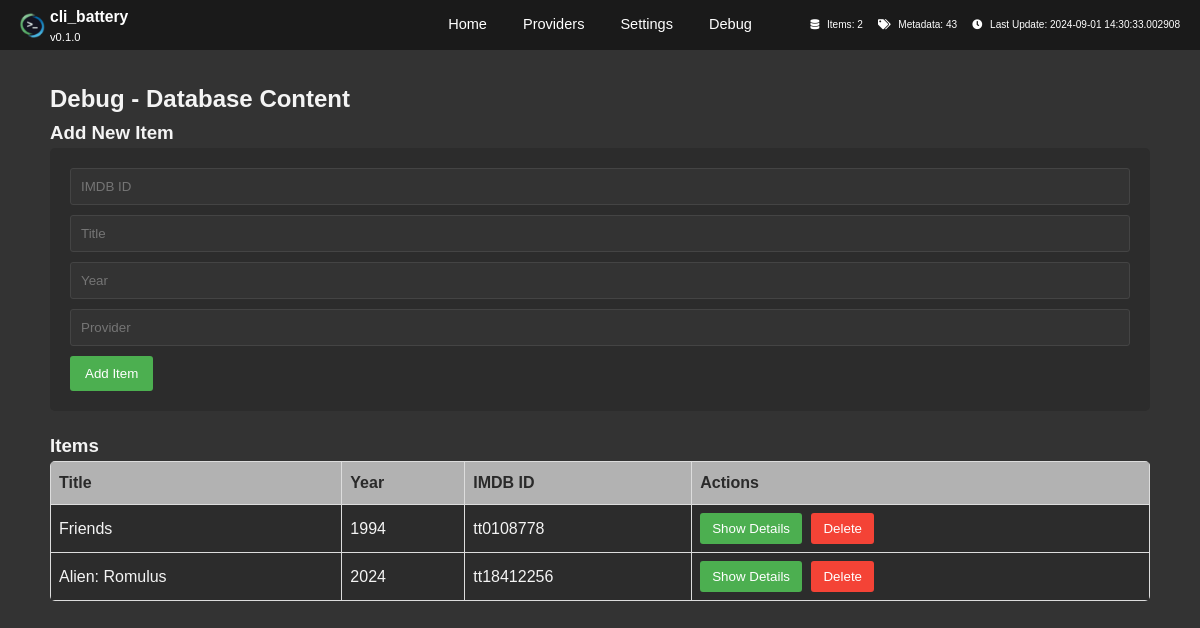
The page /debug on the database as committed earlier.
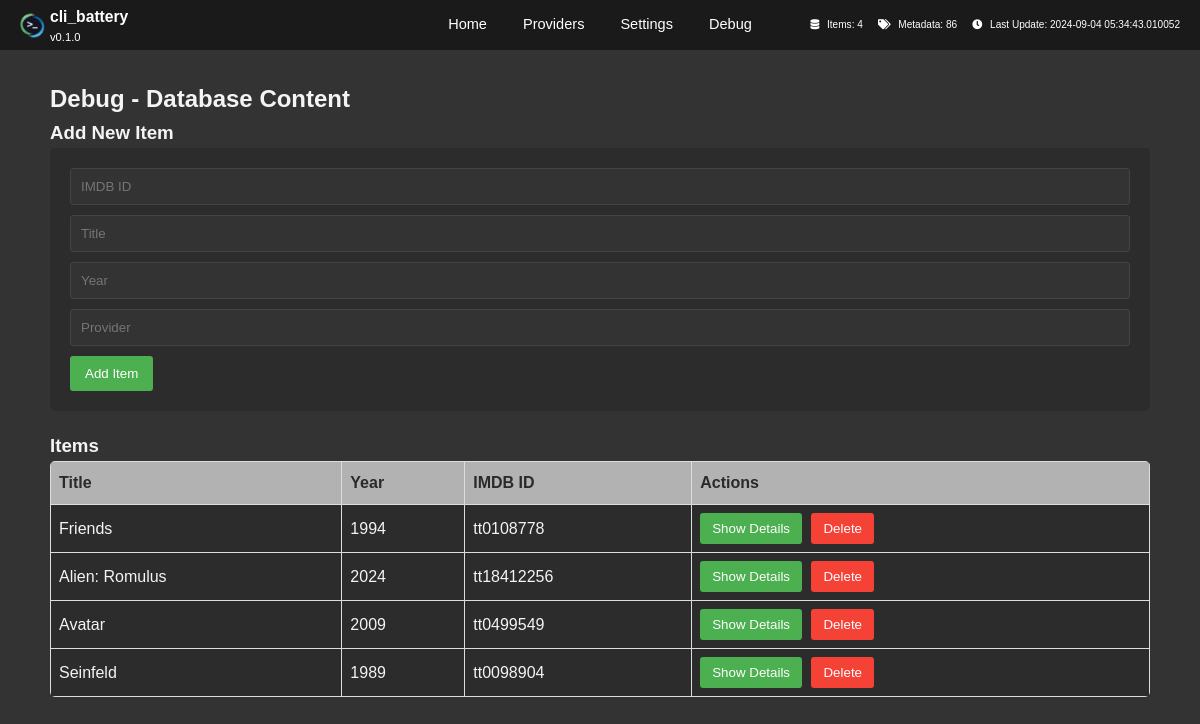
The same page on the database as committed later.
### app/database.py (models this page shows)
class Item(Base):
    __tablename__ = 'items'
    id = Column(Integer, primary_key=True)
    imdb_id = Column(String, unique=True, nullable=False, index=True)
    title = Column(String, nullable=False)
    type = Column(String)
    year = Column(Integer)
    created_at = Column(DateTime, default=datetime.utcnow)
    updated_at = Column(DateTime, default=datetime.utcnow, onupdate=datetime.utcnow)
    item_metadata = relationship("Metadata", back_populates="item", cascade="all, delete-orphan")
    seasons = relationship("Season", back_populates="item", cascade="all, delete-orphan")
    poster = relationship("Poster", back_populates="item", uselist=False, cascade="all, delete-orphan")

### app/routes.py (the view)
@app.route('/debug')
def debug():
    items = MetadataManager.get_all_items()
    for item in items:
        year_metadata = next((m.value for m in item.item_metadata if m.key == 'year'), None)
        item.display_year = year_metadata or item.year
    return render_template('debug.html', items=items)

### app/metadata_manager.py (called while the page is built)
    @staticmethod
    def get_all_items():
        with Session() as session:
            items = session.query(Item).options(joinedload(Item.item_metadata)).all()
            for item in items:
                year_metadata = next((m.value for m in item.item_metadata if m.key == 'year'), None)
            return items

    @staticmethod
    def get_stats():
        with Session() as session:
            total_items = session.query(func.count(Item.id)).scalar()
            total_metadata = session.query(func.count(Metadata.id)).scalar()
            providers = session.query(Metadata.provider, func.count(Metadata.id)).group_by(Metadata.provider).all()
            last_update = session.query(func.max(Metadata.last_updated)).scalar()
            return {
                'total_items': total_items,
                'total_metadata': total_metadata,
                'providers': dict(providers),
                'last_update': last_update
            }

### app/routes.py (called while the page is built)
@app.context_processor
def inject_stats():
    stats = MetadataManager.get_stats()
    return dict(stats=stats)

### app/templates/debug.html (shortened to what this page needs)
{% extends "base.html" %}
{% block content %}
<h2>Debug - Database Content</h2>
<h3>Add New Item</h3>
<form id="addItemForm">
    <input type="text" id="imdbId" placeholder="IMDB ID" required>
    <input type="text" id="title" placeholder="Title" required>
    <input type="number" id="year" placeholder="Year" required>
    <input type="text" id="provider" placeholder="Provider" required>
    <button type="submit">Add Item</button>
</form>
<h3>Items</h3>
<table id="itemTable">
    <thead>
        <tr>
            <th>Title</th>
            <th>Year</th>
            <th>IMDB ID</th>
            <th>Actions</th>
        </tr>
    </thead>
    <tbody>
    {% for item in items %}
        <tr>
            <td data-label="Title">{{ item.title }}</td>
            <td data-label="Year">
                {{ item.display_year or 'N/A' }}
            </td>
            <td data-label="IMDB ID">{{ item.imdb_id }}</td>
            <td data-label="Actions">
                <button class="toggleDetails" data-imdb-id="{{ item.imdb_id }}">Show Details</button>
                <button class="deleteItem" data-imdb-id="{{ item.imdb_id }}">Delete</button>
            </td>
        </tr>
    {% endfor %}
    </tbody>
</table>
{% endblock %}

### app/templates/base.html (shortened to what this page needs)
<!DOCTYPE html>
<html lang="en">
<head>
    <link rel="stylesheet" href="https://cdnjs.cloudflare.com/ajax/libs/font-awesome/5.15.3/css/all.min.css">
    <link rel="stylesheet" href="{{ url_for('static', filename='css/style.css') }}">
</head>
<body>
    <header>
        <div class="header-content">
            <img src="{{ url_for('static', filename='icon-32x32.png') }}" alt="CLI Battery icon" class="header-icon">
            <div class="title-version">
                <h1>cli_battery</h1>
                <span class="version-info">v0.1.0</span>
            </div>
        </div>
        <nav>
            <ul>
                <li><a href="{{ url_for('home') }}">Home</a></li>
                <li><a href="{{ url_for('providers') }}">Providers</a></li>
                <li><a href="{{ url_for('settings_page') }}">Settings</a></li>
                <li><a href="{{ url_for('debug') }}">Debug</a></li>
            </ul>
        </nav>
        <div class="header-controls">
            <div class="stats-display">
                <span class="stat-item">
                    <i class="fas fa-database"></i>
                    Items: {{ stats.total_items }}
                </span>
                <span class="stat-item">
                    <i class="fas fa-tags"></i>
                    Metadata: {{ stats.total_metadata }}
                </span>
                <span class="stat-item">
                    <i class="fas fa-clock"></i>
                    Last Update: {{ stats.last_update }}
                </span>
            </div>
        </div>
    </header>
    <main class="container">
        {% block content %}{% endblock %}
    </main>
</body>
</html>

### app/static/css/style.css (style rules this page uses)
* { margin: 0; padding: 0; box-sizing: border-box; }
body { font-family: Arial, sans-serif; line-height: 1.6; color: #f4f4f4; background-color: #333; margin: 0; padding-top: 60px; display: flex; flex-direction: column; min-height: 100vh; }
.container { width: 95%; max-width: 1200px; margin: 0 auto; padding: 20px; flex-grow: 1; }
header { background-color: #1a1a1a; color: white; padding: 5px 20px; display: flex; justify-content: space-between; align-items: center; font-size: 0.7em; position: fixed; top: 0; left: 0; right: 0; z-index: 1000; height: 50px; }
.header-content { display: flex; align-items: center; }
.header-icon { width: 25px; height: 25px; margin-right: 5px; }
.title-version { display: flex; flex-direction: column; align-items: flex-start; }
h1 { font-size: 1.4em; margin: 0; }
nav { display: flex; align-items: center; transform: translate(-50%, -50%); position: absolute; top: 50%; left: 50%; }
nav ul { list-style-type: none; padding: 0; margin: 0; display: flex; justify-content: center; width: 100%; }
nav ul li { margin: 0 10px; }
nav ul li a { color: white; text-decoration: none; font-size: 1.3em; padding: 5px 8px; transition: color 0.3s ease; position: relative; }
nav ul li a::after { content: ''; position: absolute; width: 100%; height: 2px; bottom: -2px; left: 0; background-color: #FFA500; transform: scaleX(0); transition: transform 0.3s ease; }
.header-controls { display: flex; align-items: center; }
form { background-color: #2c2c2c; padding: 20px; border-radius: 5px; margin-bottom: 20px; }
form input[type="text"] { width: 100%; padding: 8px; background-color: #444; border: 1px solid #666; color: #fff; border-radius: 3px; box-sizing: border-box; font-family: inherit; }
form button { background-color: #4CAF50; color: white; border: none; padding: 10px 15px; cursor: pointer; border-radius: 3px; }
.stats-display { display: flex; }
.stat-item { margin-left: 15px; font-size: 0.9em; white-space: nowrap; }
.stat-item i { margin-right: 5px; }
#addItemForm { background-color: #2c2c2c; padding: 20px; border-radius: 5px; margin-bottom: 20px; }
#addItemForm input[type="text"], #addItemForm input[type="number"] { width: 100%; padding: 10px; margin-bottom: 10px; border: 1px solid #444; background-color: #333; color: #f4f4f4; border-radius: 3px; }
input#year { width: 100px; }
#addItemForm button { background-color: #4CAF50; color: white; border: none; padding: 10px 15px; cursor: pointer; border-radius: 3px; transition: background-color 0.3s; }
#itemTable { width: 100%; border-collapse: collapse; background-color: #2c2c2c; border-radius: 5px; overflow: hidden; }
#itemTable th, #itemTable td { border: 1px solid #444; padding: 12px; text-align: left; }
#itemTable th { background-color: #1a1a1a; color: #2a2a2a; font-weight: bold; }
.toggleDetails, .deleteItem { background-color: #4CAF50; color: white; border: none; padding: 8px 12px; margin-right: 5px; cursor: pointer; border-radius: 3px; transition: background-color 0.3s; }
.deleteItem { background-color: #f44336; }

### app/templates/debug.html (style rules this page uses)
#itemTable { width: 100%; border-collapse: collapse; }
#itemTable th, #itemTable td { border: 1px solid #ddd; padding: 8px; text-align: left; }
#itemTable th { background-color: #b2b2b2; }
.toggleDetails, .deleteItem { margin-right: 5px; }

Rows that differ between the two databases and show on the page:
added Item: title "Avatar", year "2009", imdb_id "tt0499549"
added Item: title "Seinfeld", year "1989", imdb_id "tt0098904"
Other text that changed with them:
{{ stats.total_items }}: "2" → "4"
{{ stats.total_metadata }}: "43" → "86"
{{ stats.last_update }}: "2024-09-01 14:30:33.002908" → "2024-09-04 05:34:43.010052"
